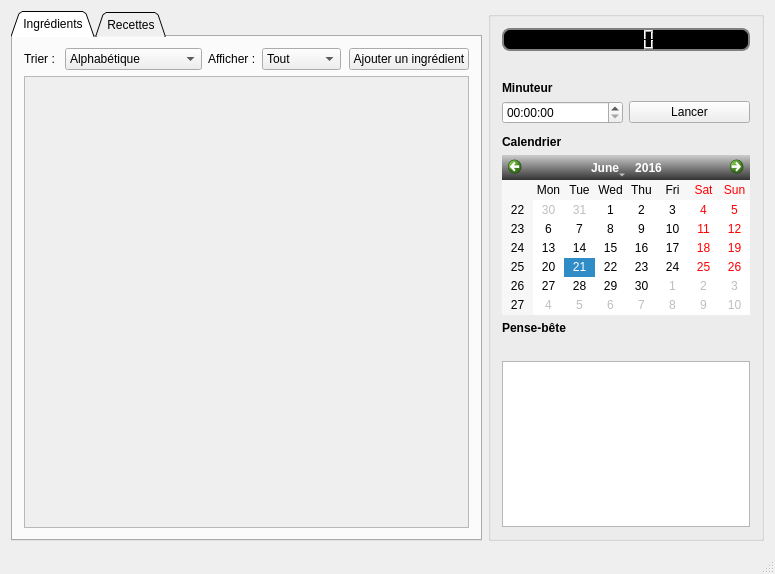
<?xml version="1.0" encoding="UTF-8"?>
<ui version="4.0">
 <class>MainWindow</class>
 <widget class="QMainWindow" name="MainWindow">
  <property name="geometry">
   <rect>
    <x>0</x>
    <y>0</y>
    <width>775</width>
    <height>574</height>
   </rect>
  </property>
  <property name="windowTitle">
   <string>MainWindow</string>
  </property>
  <property name="styleSheet">
   <string notr="true"/>
  </property>
  <widget class="QWidget" name="centralWidget">
   <layout class="QGridLayout" name="gridLayout">
    <item row="0" column="1">
     <widget class="QGroupBox" name="widgets">
      <property name="styleSheet">
       <string notr="true"/>
      </property>
      <property name="title">
       <string/>
      </property>
      <layout class="QGridLayout" name="gridLayout_5">
       <item row="2" column="0">
        <widget class="QLabel" name="label_3">
         <property name="styleSheet">
          <string notr="true">font: bold;</string>
         </property>
         <property name="text">
          <string>Minuteur</string>
         </property>
        </widget>
       </item>
       <item row="5" column="0">
        <widget class="QLabel" name="label_4">
         <property name="styleSheet">
          <string notr="true">font: bold;</string>
         </property>
         <property name="text">
          <string>Calendrier</string>
         </property>
        </widget>
       </item>
       <item row="9" column="0">
        <widget class="QLabel" name="label_Postit">
         <property name="text">
          <string/>
         </property>
        </widget>
       </item>
       <item row="1" column="0">
        <spacer name="verticalSpacer_2">
         <property name="orientation">
          <enum>Qt::Vertical</enum>
         </property>
         <property name="sizeHint" stdset="0">
          <size>
           <width>20</width>
           <height>50</height>
          </size>
         </property>
        </spacer>
       </item>
       <item row="11" column="0">
        <widget class="QTextEdit" name="textEdit_Postit"/>
       </item>
       <item row="0" column="0">
        <widget class="QLCDNumber" name="lcdNumberHeure">
         <property name="autoFillBackground">
          <bool>false</bool>
         </property>
         <property name="styleSheet">
          <string notr="true">QLCDNumber{  
background-color : black;
border-style: solid;  
border: 2px solid gray;  
border-radius: 8px;  
color : white;
} </string>
         </property>
         <property name="smallDecimalPoint">
          <bool>true</bool>
         </property>
        </widget>
       </item>
       <item row="6" column="0">
        <widget class="QCalendarWidget" name="calendarWidget">
         <property name="minimumSize">
          <size>
           <width>0</width>
           <height>160</height>
          </size>
         </property>
         <property name="styleSheet">
          <string notr="true">    /* navigation bar */
    QCalendarWidget QWidget#qt_calendar_navigationbar { background-color: qlineargradient(x1:0, y1:0, x2:0, y2:1, stop: 0 #cccccc, stop: 1 #333333); }
    QCalendarWidget QToolButton {
    	color: white;
    	background-color: qlineargradient(x1:0, y1:0, x2:0, y2:1, stop: 0 #cccccc, stop: 1 #333333);
    }
</string>
         </property>
         <property name="selectedDate">
          <date>
           <year>2016</year>
           <month>6</month>
           <day>21</day>
          </date>
         </property>
         <property name="gridVisible">
          <bool>false</bool>
         </property>
         <property name="selectionMode">
          <enum>QCalendarWidget::NoSelection</enum>
         </property>
         <property name="horizontalHeaderFormat">
          <enum>QCalendarWidget::ShortDayNames</enum>
         </property>
         <property name="verticalHeaderFormat">
          <enum>QCalendarWidget::ISOWeekNumbers</enum>
         </property>
         <property name="navigationBarVisible">
          <bool>true</bool>
         </property>
         <property name="dateEditEnabled">
          <bool>true</bool>
         </property>
        </widget>
       </item>
       <item row="7" column="0">
        <spacer name="verticalSpacer_3">
         <property name="orientation">
          <enum>Qt::Vertical</enum>
         </property>
         <property name="sizeHint" stdset="0">
          <size>
           <width>20</width>
           <height>10</height>
          </size>
         </property>
        </spacer>
       </item>
       <item row="3" column="0">
        <layout class="QHBoxLayout" name="horizontalLayout_2">
         <item>
          <widget class="QTimeEdit" name="timerMinuteur"/>
         </item>
         <item>
          <widget class="QPushButton" name="buttonMinuteur">
           <property name="text">
            <string>Lancer</string>
           </property>
          </widget>
         </item>
        </layout>
       </item>
       <item row="4" column="0">
        <spacer name="verticalSpacer_4">
         <property name="orientation">
          <enum>Qt::Vertical</enum>
         </property>
         <property name="sizeHint" stdset="0">
          <size>
           <width>20</width>
           <height>30</height>
          </size>
         </property>
        </spacer>
       </item>
       <item row="8" column="0">
        <widget class="QLabel" name="label_5">
         <property name="styleSheet">
          <string notr="true">font : bold;</string>
         </property>
         <property name="text">
          <string>Pense-bête</string>
         </property>
        </widget>
       </item>
      </layout>
     </widget>
    </item>
    <item row="0" column="0">
     <widget class="QTabWidget" name="tabWidget">
      <property name="sizePolicy">
       <sizepolicy hsizetype="Expanding" vsizetype="Expanding">
        <horstretch>0</horstretch>
        <verstretch>0</verstretch>
       </sizepolicy>
      </property>
      <property name="styleSheet">
       <string notr="true">QTabWidget
{
	border : 2px solid black;
}</string>
      </property>
      <property name="tabShape">
       <enum>QTabWidget::Triangular</enum>
      </property>
      <property name="currentIndex">
       <number>0</number>
      </property>
      <property name="iconSize">
       <size>
        <width>16</width>
        <height>16</height>
       </size>
      </property>
      <property name="elideMode">
       <enum>Qt::ElideNone</enum>
      </property>
      <property name="tabBarAutoHide">
       <bool>false</bool>
      </property>
      <widget class="QWidget" name="tab">
       <attribute name="title">
        <string>Ingrédients</string>
       </attribute>
       <layout class="QGridLayout" name="gridLayout_2">
        <item row="2" column="0">
         <widget class="QScrollArea" name="scrollArea">
          <property name="widgetResizable">
           <bool>true</bool>
          </property>
          <widget class="QWidget" name="scrollAreaWidgetContents">
           <property name="geometry">
            <rect>
             <x>0</x>
             <y>0</y>
             <width>409</width>
             <height>444</height>
            </rect>
           </property>
           <layout class="QGridLayout" name="gridLayout_4">
            <item row="0" column="0">
             <layout class="QVBoxLayout" name="verticalLayout"/>
            </item>
           </layout>
          </widget>
         </widget>
        </item>
        <item row="0" column="0">
         <layout class="QHBoxLayout" name="horizontalLayout_4" stretch="0,0,0,0,10,0">
          <item>
           <widget class="QLabel" name="trier">
            <property name="text">
             <string>Trier : </string>
            </property>
           </widget>
          </item>
          <item>
           <widget class="QComboBox" name="trieBox">
            <item>
             <property name="text">
              <string>Alphabétique</string>
             </property>
            </item>
            <item>
             <property name="text">
              <string>Date de péremption</string>
             </property>
            </item>
            <item>
             <property name="text">
              <string>Catégorie d'aliment</string>
             </property>
            </item>
           </widget>
          </item>
          <item>
           <widget class="QLabel" name="afficher">
            <property name="text">
             <string>Afficher :</string>
            </property>
           </widget>
          </item>
          <item>
           <widget class="QComboBox" name="cb_afficher_type">
            <property name="sizePolicy">
             <sizepolicy hsizetype="MinimumExpanding" vsizetype="Fixed">
              <horstretch>0</horstretch>
              <verstretch>0</verstretch>
             </sizepolicy>
            </property>
            <item>
             <property name="text">
              <string>Tout</string>
             </property>
            </item>
            <item>
             <property name="text">
              <string>Autre</string>
             </property>
            </item>
            <item>
             <property name="text">
              <string>Boisson</string>
             </property>
            </item>
            <item>
             <property name="text">
              <string>Légume</string>
             </property>
            </item>
            <item>
             <property name="text">
              <string>Fruit</string>
             </property>
            </item>
            <item>
             <property name="text">
              <string>Viande</string>
             </property>
            </item>
            <item>
             <property name="text">
              <string>Poisson</string>
             </property>
            </item>
            <item>
             <property name="text">
              <string>Fromage</string>
             </property>
            </item>
            <item>
             <property name="text">
              <string>Entrée</string>
             </property>
            </item>
            <item>
             <property name="text">
              <string>Plat</string>
             </property>
            </item>
            <item>
             <property name="text">
              <string>Dessert</string>
             </property>
            </item>
           </widget>
          </item>
          <item>
           <spacer name="horizontalSpacer">
            <property name="orientation">
             <enum>Qt::Horizontal</enum>
            </property>
            <property name="sizeHint" stdset="0">
             <size>
              <width>40</width>
              <height>20</height>
             </size>
            </property>
           </spacer>
          </item>
          <item>
           <widget class="QPushButton" name="boutonAjoutIngredient">
            <property name="text">
             <string>Ajouter un ingrédient</string>
            </property>
           </widget>
          </item>
         </layout>
        </item>
       </layout>
      </widget>
      <widget class="QWidget" name="tab_2">
       <property name="accessibleName">
        <string/>
       </property>
       <attribute name="title">
        <string>Recettes</string>
       </attribute>
       <layout class="QGridLayout" name="gridLayout_3">
        <item row="1" column="0">
         <widget class="QScrollArea" name="scrollArea_2">
          <property name="widgetResizable">
           <bool>true</bool>
          </property>
          <widget class="QWidget" name="scrollAreaWidgetContents_2">
           <property name="geometry">
            <rect>
             <x>0</x>
             <y>0</y>
             <width>409</width>
             <height>444</height>
            </rect>
           </property>
           <layout class="QGridLayout" name="gridLayout_7">
            <item row="0" column="0">
             <layout class="QVBoxLayout" name="verticalLayout_2"/>
            </item>
           </layout>
          </widget>
         </widget>
        </item>
        <item row="0" column="0">
         <layout class="QHBoxLayout" name="horizontalLayout_3">
          <item>
           <widget class="QLabel" name="label">
            <property name="text">
             <string>Réalisable : </string>
            </property>
            <property name="alignment">
             <set>Qt::AlignLeading|Qt::AlignLeft|Qt::AlignVCenter</set>
            </property>
            <property name="wordWrap">
             <bool>false</bool>
            </property>
           </widget>
          </item>
          <item>
           <widget class="QCheckBox" name="chb_faisable">
            <property name="text">
             <string/>
            </property>
           </widget>
          </item>
          <item>
           <widget class="QLabel" name="label_2">
            <property name="sizePolicy">
             <sizepolicy hsizetype="Minimum" vsizetype="Preferred">
              <horstretch>0</horstretch>
              <verstretch>0</verstretch>
             </sizepolicy>
            </property>
            <property name="text">
             <string>Afficher :</string>
            </property>
           </widget>
          </item>
          <item>
           <widget class="QComboBox" name="cb_type">
            <property name="sizePolicy">
             <sizepolicy hsizetype="Minimum" vsizetype="Fixed">
              <horstretch>0</horstretch>
              <verstretch>0</verstretch>
             </sizepolicy>
            </property>
            <item>
             <property name="text">
              <string>Tout</string>
             </property>
            </item>
            <item>
             <property name="text">
              <string>Entrée</string>
             </property>
            </item>
            <item>
             <property name="text">
              <string>Plat</string>
             </property>
            </item>
            <item>
             <property name="text">
              <string>Dessert</string>
             </property>
            </item>
            <item>
             <property name="text">
              <string>Autre</string>
             </property>
            </item>
           </widget>
          </item>
          <item>
           <spacer name="horizontalSpacer_2">
            <property name="orientation">
             <enum>Qt::Horizontal</enum>
            </property>
            <property name="sizeHint" stdset="0">
             <size>
              <width>40</width>
              <height>20</height>
             </size>
            </property>
           </spacer>
          </item>
          <item>
           <widget class="QPushButton" name="boutonAjoutRecette">
            <property name="text">
             <string>Ajouter une recette</string>
            </property>
           </widget>
          </item>
         </layout>
        </item>
       </layout>
      </widget>
     </widget>
    </item>
   </layout>
  </widget>
  <widget class="QMenuBar" name="menuBar">
   <property name="geometry">
    <rect>
     <x>0</x>
     <y>0</y>
     <width>775</width>
     <height>21</height>
    </rect>
   </property>
  </widget>
  <widget class="QStatusBar" name="statusBar"/>
 </widget>
 <layoutdefault spacing="6" margin="11"/>
 <resources/>
 <connections/>
</ui>
